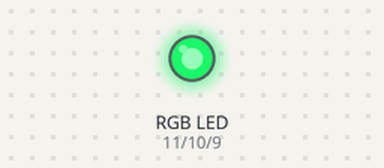
The sketch below on a simulated Arduino Uno, built with avr-gcc and run on an emulated ATmega328P. On the bench: an RGB LED mixed from three pins (HIGH = lit). Dim RGB values are drawn brighter than linear; random numbers use the default seed unless the sketch sets one.

Above: at 0.1 s.
At 4.5 s:
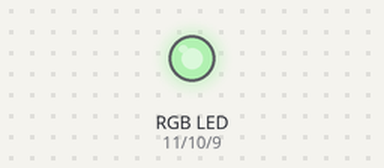
At 8.9 s:
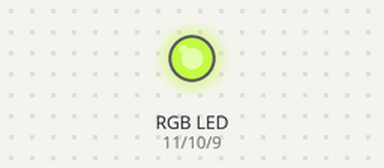
At 18.8 s:
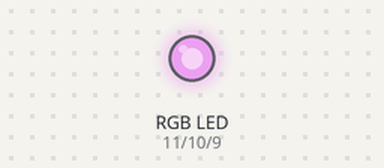
At 28.7 s:
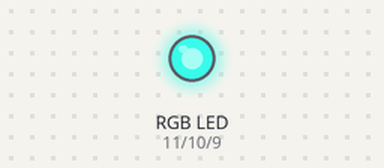
At 38.6 s:
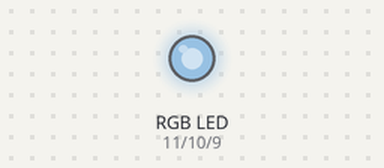
Timing chart, 0 to 40.0 s (numbered marks = the images above):
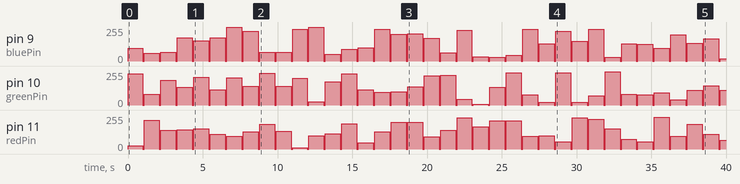

Measured:
- by itself, pin 9 (bluePin): 0/255 → 97/255 at 0.00 s, → 0/255 1.0 s later, → 58/255 0.10 s later, → 0/255 1.0 s later, … (73 changes in this stretch)
- by itself, pin 11 (redPin): 0/255 → 23/255 at 0.00 s, → 0/255 1.0 s later, → 217/255 0.10 s later, → 0/255 1.0 s later, … (73 changes in this stretch)
- by itself, pin 10 (greenPin): 0/255 → 236/255 at 0.00 s, → 0/255 1.0 s later, → 80/255 0.10 s later, → 0/255 1.0 s later, … (73 changes in this stretch)

The sketch:

Rgb.ino
```cpp
/*
Adafruit Arduino - Lesson 3. RGB LED
*/


int redPin = 11;
int greenPin = 10;
int bluePin = 9;

//uncomment this line if using a Common Anode LED
#define COMMON_ANODE

void setup()
{
  pinMode(redPin, OUTPUT);
  pinMode(greenPin, OUTPUT);
  pinMode(bluePin, OUTPUT);
}

void loop()
{
//  allColors(100);
//  hanukkah();
  randomColor(1000);
   setColor(255, 255, 255);  // white
  delay(100);
}

void setColor(int red, int green, int blue)
{
  #ifdef COMMON_ANODE
    red = 255 - red;
    green = 255 - green;
    blue = 255 - blue;
  #endif
  analogWrite(redPin, red);
  analogWrite(greenPin, green);
  analogWrite(bluePin, blue);
}

void allColors(int waitMs)
{
    setColor(255, 0, 0);  // red
  delay(waitMs);
  setColor(0, 255, 0);  // green
  delay(waitMs);
  setColor(0, 0, 255);  // blue
  delay(waitMs);
  setColor(255, 255, 0);  // yellow
  delay(waitMs);
  setColor(80, 0, 80);  // purple
  delay(waitMs);
  setColor(0, 255, 255);  // aqua
  delay(waitMs);
}

void hanukkah(void)
{
    setColor(0, 0, 255);  // blue
  delay(100);
    setColor(0, 0, 0);  // white
  delay(100);
}

void randomColor(int waitMs)
{
  genColor();
  delay(waitMs);
}
void genColor()
{
  int r, g, b;
  r = genNumber();
  g = genNumber();
  b = genNumber();

  setColor(r, g, b);
}

int genNumber()
{
//  #define UPPER_BOUND;
  int rando;
  int UPPERBOUND = 255;
  rando = random(255);
  return rando;
}
```
